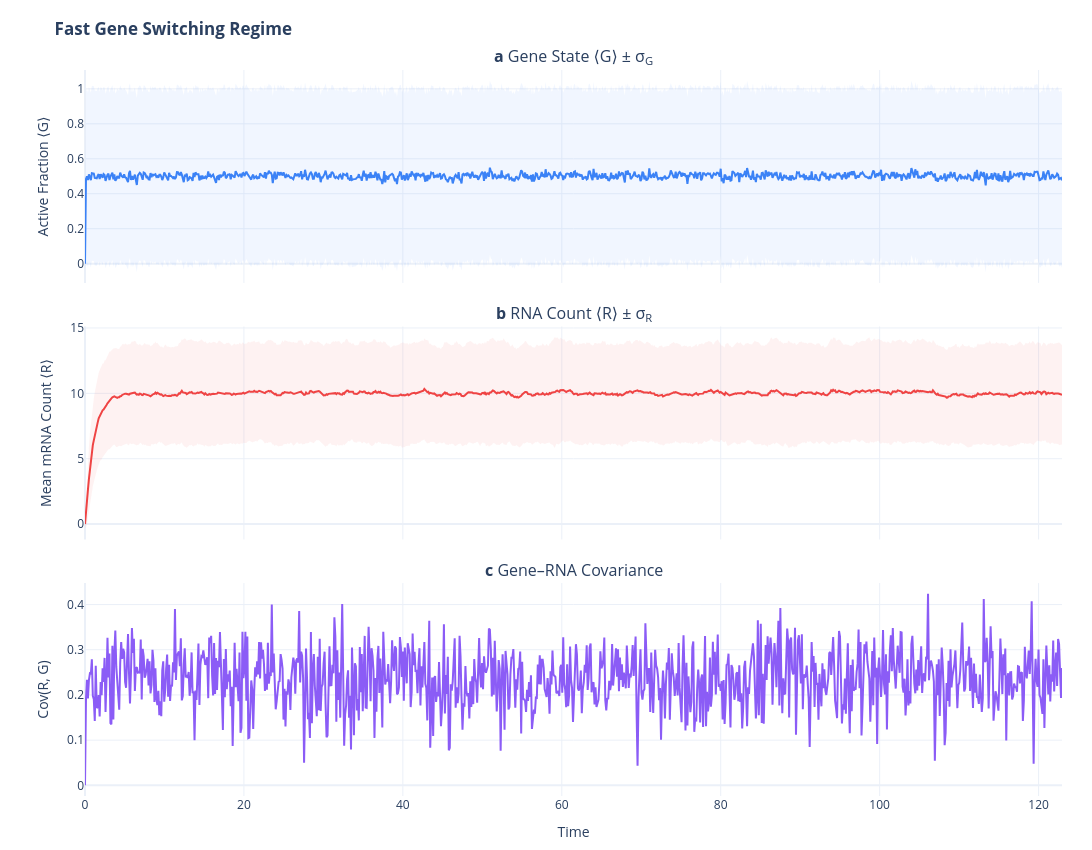
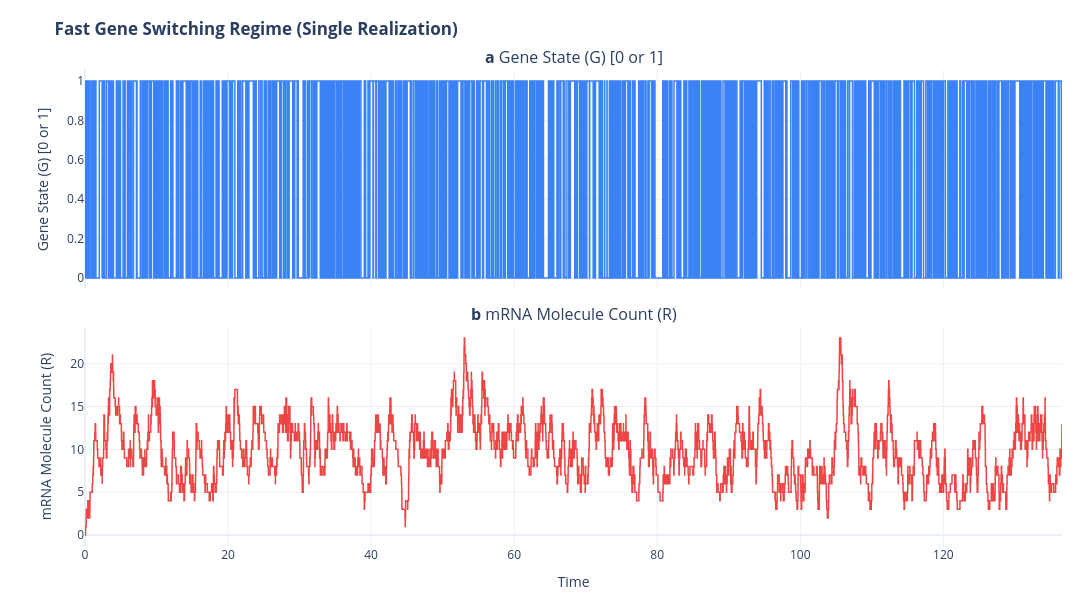

The notebook cell saved with these charts, in order:
### Markdown cell above
**1b. Fast switching** ($k_{\text{on}}=10,\; k_{\text{off}}=10 \gg k_{\text{deg}}=1$)

Gene flips many times per mRNA lifetime → promoter is effectively averaged
(quasi-constitutive) → **narrow $\sigma_R$**, **near-zero covariance**. (Same ⟨R⟩≈10 as 1a.)

### Code cell
run_experiment(
    title="Fast Gene Switching Regime",
    k_on=10.0,
    k_off=10.0,
    k_syn=20.0,
    show_single_trajectory=True
)

### Figure 1 — Plotly figure (JSON) as saved in the notebook; plotly's stock layout.template omitted (floating-point values rounded to 4 significant figures; data arrays with more than 128 entries replaced by an {"elided": "..."} marker saying what was removed)
{"data": [{"hoverinfo": "skip", "line": {"width": 0}, "showlegend": false, "type": "scatter", "x": {"elided": "1000 float values"}, "xaxis": "x", "y": {"elided": "1000 float values"}, "yaxis": "y"}, {"fill": "tonexty", "fillcolor": "rgba(59, 130, 246, 0.07)", "hoverinfo": "skip", "line": {"width": 0}, "showlegend": false, "type": "scatter", "x": {"elided": "1000 float values"}, "xaxis": "x", "y": {"elided": "1000 float values"}, "yaxis": "y"}, {"hovertemplate": "⟨G⟩ = %{y:.3f}<extra></extra>", "line": {"color": "#3B82F6", "width": 2}, "showlegend": false, "type": "scatter", "x": {"elided": "1000 float values"}, "xaxis": "x", "y": {"elided": "1000 float values"}, "yaxis": "y"}, {"hoverinfo": "skip", "line": {"width": 0}, "showlegend": false, "type": "scatter", "x": {"elided": "1000 float values"}, "xaxis": "x2", "y": {"elided": "1000 float values"}, "yaxis": "y2"}, {"fill": "tonexty", "fillcolor": "rgba(239, 68, 68, 0.07)", "hoverinfo": "skip", "line": {"width": 0}, "showlegend": false, "type": "scatter", "x": {"elided": "1000 float values"}, "xaxis": "x2", "y": {"elided": "1000 float values"}, "yaxis": "y2"}, {"hovertemplate": "⟨R⟩ = %{y:.1f}<extra></extra>", "line": {"color": "#EF4444", "width": 2}, "showlegend": false, "type": "scatter", "x": {"elided": "1000 float values"}, "xaxis": "x2", "y": {"elided": "1000 float values"}, "yaxis": "y2"}, {"hovertemplate": "Cov = %{y:.3f}<extra></extra>", "line": {"color": "#8B5CF6", "width": 2}, "showlegend": false, "type": "scatter", "x": {"elided": "1000 float values"}, "xaxis": "x3", "y": {"elided": "1000 float values"}, "yaxis": "y3"}], "layout": {"annotations": [{"font": {"size": 16}, "showarrow": false, "text": "<b>a</b> Gene State ⟨G⟩ ± σ<sub>G</sub>", "x": 0.5, "xanchor": "center", "xref": "paper", "y": 1, "yanchor": "bottom", "yref": "paper"}, {"font": {"size": 16}, "showarrow": false, "text": "<b>b</b> RNA Count ⟨R⟩ ± σ<sub>R</sub>", "x": 0.5, "xanchor": "center", "xref": "paper", "y": 0.6467, "yanchor": "bottom", "yref": "paper"}, {"font": {"size": 16}, "showarrow": false, "text": "<b>c</b> Gene–RNA Covariance", "x": 0.5, "xanchor": "center", "xref": "paper", "y": 0.2933, "yanchor": "bottom", "yref": "paper"}], "height": 850, "hovermode": "x", "margin": {"b": 50, "l": 85, "r": 30, "t": 70}, "title": {"text": "<b>Fast Gene Switching Regime</b>"}, "width": 1100, "xaxis": {"anchor": "y", "domain": [0, 1], "matches": "x3", "showticklabels": false}, "xaxis2": {"anchor": "y2", "domain": [0, 1], "matches": "x3", "showticklabels": false}, "xaxis3": {"anchor": "y3", "domain": [0, 1], "title": {"text": "Time"}}, "yaxis": {"anchor": "x", "domain": [0.7067, 1], "title": {"text": "Active Fraction ⟨G⟩"}}, "yaxis2": {"anchor": "x2", "domain": [0.3533, 0.6467], "title": {"text": "Mean mRNA Count ⟨R⟩"}}, "yaxis3": {"anchor": "x3", "domain": [0, 0.2933], "title": {"text": "Cov(R, G)"}}}}

### Figure 2 — Plotly figure (JSON) as saved in the notebook; plotly's stock layout.template omitted (floating-point values rounded to 4 significant figures; data arrays with more than 128 entries replaced by an {"elided": "..."} marker saying what was removed)
{"data": [{"hovertemplate": "G = %{y:.0f}<extra></extra>", "line": {"color": "#3B82F6", "shape": "hv", "width": 1.5}, "showlegend": false, "type": "scatter", "x": {"elided": "4001 float values"}, "xaxis": "x", "y": {"elided": "4001 float values"}, "yaxis": "y"}, {"hovertemplate": "R = %{y:.0f}<extra></extra>", "line": {"color": "#EF4444", "shape": "hv", "width": 1.5}, "showlegend": false, "type": "scatter", "x": {"elided": "4001 float values"}, "xaxis": "x2", "y": {"elided": "4001 float values"}, "yaxis": "y2"}], "layout": {"annotations": [{"font": {"size": 16}, "showarrow": false, "text": "<b>a</b> Gene State (G) [0 or 1]", "x": 0.5, "xanchor": "center", "xref": "paper", "y": 1, "yanchor": "bottom", "yref": "paper"}, {"font": {"size": 16}, "showarrow": false, "text": "<b>b</b> mRNA Molecule Count (R)", "x": 0.5, "xanchor": "center", "xref": "paper", "y": 0.46, "yanchor": "bottom", "yref": "paper"}], "height": 600, "hovermode": "x", "margin": {"b": 50, "l": 85, "r": 30, "t": 70}, "title": {"text": "<b>Fast Gene Switching Regime (Single Realization)</b>"}, "width": 1100, "xaxis": {"anchor": "y", "domain": [0, 1], "matches": "x2", "showticklabels": false}, "xaxis2": {"anchor": "y2", "domain": [0, 1], "title": {"text": "Time"}}, "yaxis": {"anchor": "x", "domain": [0.54, 1], "title": {"text": "Gene State (G) [0 or 1]"}}, "yaxis2": {"anchor": "x2", "domain": [0, 0.46], "title": {"text": "mRNA Molecule Count (R)"}}}}
